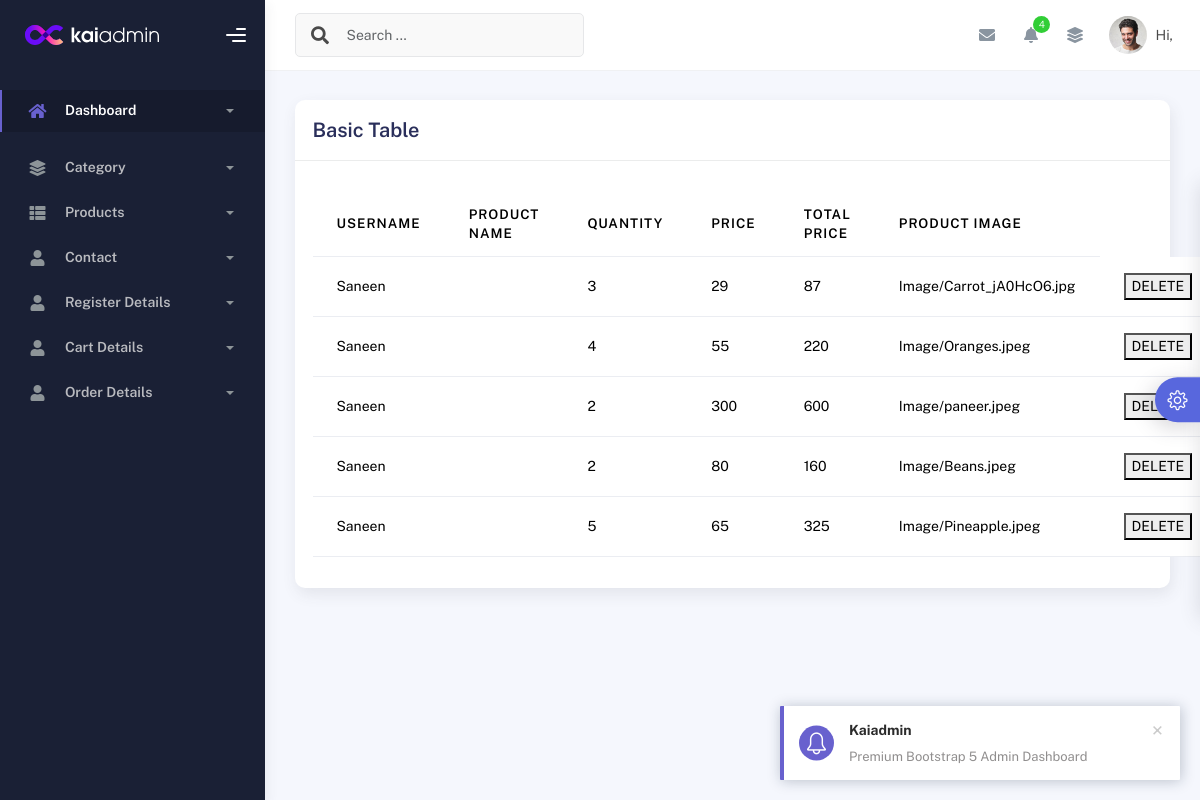
Page /AdminApp/view_cart/ on the committed database.
### WebApp/models.py (models this page shows)
class CartDb(models.Model):
    Username = models.CharField(max_length=100, null=True, blank=True)
    ProductName = models.CharField(max_length=100, null=True, blank=True)
    Quantity = models.IntegerField(null=True, blank=True)
    Price = models.IntegerField(null=True, blank=True)
    TotalPrice = models.IntegerField(null=True, blank=True)
    Pro_Image = models.ImageField(upload_to="Cart Images", null=True, blank=True)

### AdminApp/views.py (the view)
# urls.py: path('view_cart/', views.view_cart, name='view_cart'),
def view_cart(request):
    cart = CartDb.objects.all()
    return render(request, 'Cart.html', {'cart': cart})

### AdminApp/templates/Cart.html (shortened to what this page needs)
<!DOCTYPE html>
{% extends 'index.html' %}
{% block content %}
<html lang="en">
<head>
</head>
<body>
<div class="card col-12">
                  <div class="card-header">
                    <div class="card-title">Basic Table</div>
                  </div>
                  <div class="card-body">
                    <table class="table mt-3">
                      <thead>
                        <tr>
                          <th scope="col">Username</th>
                          <th scope="col">Product Name</th>
                          <th scope="col">Quantity</th>
                          <th scope="col">Price</th>
                          <th scope="col">Total Price</th>
                          <th scope="col">Product Image</th>
                        </tr>
                      </thead>
                      <tbody>
                        <tr>
                          {% for d in cart %}
                          <td>{{d.Username}}</td>
                          <td>{{d.productName}}</td>
                          <td>{{d.Quantity}}</td>
                          <td>{{d.Price}}</td>
                          <td>{{d.TotalPrice}}</td>
                          <td>{{d.Pro_Image}}</td>
                          <td><a href="{% url 'Delete_cart' d_id=d.id %}">
                              <button>DELETE</button>
                          </a></td>
                        </tr>
                      {% endfor %}
                      </tbody>
                    </table>
                  </div>
                </div>
</body>
</html>
{% endblock %}

### rows in the picture
CartDb: Username "Saneen", Quantity "3", Price "29", TotalPrice "87", Pro_Image "Image/Carrot_jA0HcO6.jpg"
CartDb: Username "Saneen", Quantity "4", Price "55", TotalPrice "220", Pro_Image "Image/Oranges.jpeg"
CartDb: Username "Saneen", Quantity "2", Price "300", TotalPrice "600", Pro_Image "Image/paneer.jpeg"
CartDb: Username "Saneen", Quantity "2", Price "80", TotalPrice "160", Pro_Image "Image/Beans.jpeg"
CartDb: Username "Saneen", Quantity "5", Price "65", TotalPrice "325", Pro_Image "Image/Pineapple.jpeg"
